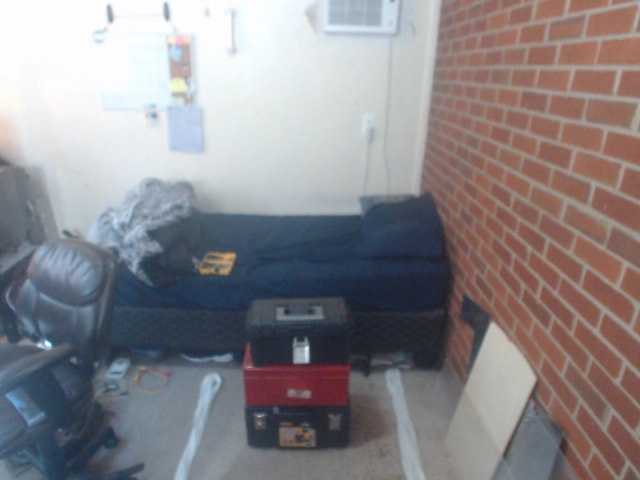
#> input picture src/igvc_navigation/mapping/lane_laser_scan/Scripts/saves/frame0001_home.jpg, 640 x 480 px
$ python pipeline_test.py   (older library calls are emulated)
#> lines starting #> are read from the running program, lines starting #| are printed output that depends on the picture; after the words box and inside, x2 and y2 are one past the last pixel; in counts of white or black regions, pixels touching at a corner belong together
### src/igvc_navigation/mapping/lane_laser_scan/Scripts/combined_thresh.py
#!/usr/bin/env python3
import numpy as np
import cv2
import matplotlib.pyplot as plt
import matplotlib.image as mpimg
import pickle
import os


def abs_sobel_thresh(img, orient='x', thresh_min=10, thresh_max=100):

    # Takes an image, gradient orientation, and threshold min/max values

    # Convert to grayscale
    gray = cv2.cvtColor(img, cv2.COLOR_RGB2GRAY)
    # Apply x or y gradient with the OpenCV Sobel() function
    # and take the absolute value
    if orient == 'x':
        abs_sobel = np.absolute(cv2.Sobel(gray, cv2.CV_64F, 1, 0))
    if orient == 'y':
        abs_sobel = np.absolute(cv2.Sobel(gray, cv2.CV_64F, 0, 1))
    # Rescale back to 8 bit integer
    scaled_sobel = np.uint8(255*abs_sobel/np.max(abs_sobel))
    # Create a copy and apply the threshold
    binary_output = np.zeros_like(scaled_sobel)
    # Here I'm using inclusive (>=, <=) thresholds, but exclusive is ok too
    binary_output[(scaled_sobel >= thresh_min) &
                  (scaled_sobel <= thresh_max)] = 1

    # Return the result
    return binary_output


def mag_thresh(img, sobel_kernel=3, mag_thresh=(30, 100)):

    # Return the magnitude of the gradient
    # for a given sobel kernel size and threshold values

    # Convert to grayscale
    gray = cv2.cvtColor(img, cv2.COLOR_RGB2GRAY)
    # Take both Sobel x and y gradients
    sobelx = cv2.Sobel(gray, cv2.CV_64F, 1, 0, ksize=sobel_kernel)
    sobely = cv2.Sobel(gray, cv2.CV_64F, 0, 1, ksize=sobel_kernel)
    # Calculate the gradient magnitude
    gradmag = np.sqrt(sobelx**2 + sobely**2)
    # Rescale to 8 bit
    scale_factor = np.max(gradmag)/255
    gradmag = (gradmag/scale_factor).astype(np.uint8)
    # Create a binary image of ones where threshold is met, zeros otherwise
    binary_output = np.zeros_like(gradmag)
    binary_output[(gradmag >= mag_thresh[0]) & (gradmag <= mag_thresh[1])] = 1

    # Return the binary image
    return binary_output


def dir_threshold(img, sobel_kernel=3, thresh=(0, np.pi)):

    # Return the direction of the gradient
    # for a given sobel kernel size and threshold values

    # Convert to grayscale
    gray = cv2.cvtColor(img, cv2.COLOR_RGB2GRAY)
    # Calculate the x and y gradients
    sobelx = cv2.Sobel(gray, cv2.CV_64F, 1, 0, ksize=sobel_kernel)
    sobely = cv2.Sobel(gray, cv2.CV_64F, 0, 1, ksize=sobel_kernel)
    # Take the absolute value of the gradient direction,
    # apply a threshold, and create a binary image result
    #absgraddir = np.arctan2(np.absolute(sobely), np.absolute(sobelx))
    absgraddir = np.arctan2((sobely), (sobelx))
    # print(absgraddir)
    binary_output = np.zeros_like(absgraddir)
    binary_output[(absgraddir >= -0.8) & (absgraddir <= 0.8)] = 1
    ret, binary_output = cv2.threshold(
        absgraddir, -0.8, 0.8, cv2.THRESH_BINARY)
    binary_output = binary_output.astype(np.uint8)
    # Return the binary image
    return binary_output


# [8 lines left out: function hls_thresh, not called in this run]


def hls_thresh2(img):
    # Using inRange() to threshold both white and yellow separately.
    hls = cv2.cvtColor(img, cv2.COLOR_RGB2HLS)
    # H (OpenCV: [0 ... 180])
    # L (OpenCV: [0 ... 255])
    # S (OpenCV: [0 ... 255])
    # For Nnamdi's Bedroom
    white_lower = np.array(
        [np.round(0 / 2), np.round(0.6 * 255), np.round(0.0 * 255)])
    white_upper = np.array([np.round(
        360 / 2), np.round(1.00 * 255), np.round(0.4 * 255)])  # For Nnamdi's Bedroom
    # white_lower = np.array([np.round(  0 / 2), np.round(0.7 * 255), np.round(0.0* 255)])
    # white_upper = np.array([np.round(360 / 2), np.round(1.00 * 255), np.round(0.2 * 255)])
    white_mask = cv2.inRange(hls, white_lower, white_upper)

    return white_mask


# [12 lines left out: function hls_thresh_red, not called in this run]


def combined_thresh(img):  # WORKING for white gauges

    abs_bin = abs_sobel_thresh(img, orient='x', thresh_min=50, thresh_max=255)
    mag_bin = mag_thresh(img, sobel_kernel=3, mag_thresh=(50, 255))
    dir_bin = dir_threshold(img, sobel_kernel=15, thresh=(0.7, 1.3))
    hls_bin = hls_thresh2(img)
    kernel = np.ones((5, 5), np.uint8)
    mag_bin = cv2.dilate(mag_bin, kernel, iterations=1)
    combined = np.zeros_like(dir_bin)
    #combined[(abs_bin == 1 | ((mag_bin == 1) & (dir_bin == 1) )) & hls_bin == 1] = 1
    combined[(abs_bin == 1 | ((mag_bin == 1)))
             & hls_bin == 1] = 1

    #combined = cv2.bitwise_and(mag_bin,mag_bin, mask = hls_bin)
    return combined, abs_bin, mag_bin, dir_bin, hls_bin  # DEBUG datatype

# [10 lines of commented-out code are left out]


# [51 lines that do not run on import are left out]

    # [27 lines of commented-out code are left out]

### src/igvc_navigation/mapping/lane_laser_scan/Scripts/perspective_transform.py
#!/usr/bin/env python3
import numpy as np
import cv2
import matplotlib.pyplot as plt
import matplotlib.image as mpimg
import pickle
from combined_thresh import combined_thresh

import os


def perspective_transform(img):
	"""
	Execute perspective transform
	"""

	img_size = (img.shape[1], img.shape[0])
	# src = np.float32(
	# 	[[115, 171], #60 -- Works for wide lane
	# 	 [525, 177],
	# 	 [0, 315], #20
	# 	 [640, 315]])
	src = np.float32(
		[[190, 210], #60 -- First time with ribbons Sep 8
		 [620-190, 210],
		 [0, 480], #20
		 [620, 480]])
	# src = np.float32(
	# 	[[190, 210], #60 -- Nnamdi's bedroom
	# 	 [620-190, 210],
	# 	 [0, 480], #20
	# 	 [620, 480]])

	dst = np.float32(
		 [[0, 0],
		 [img.shape[1], 0],
		 [0, img.shape[0]],
		 [img.shape[1], img.shape[0]]])

	m = cv2.getPerspectiveTransform(src, dst)
	m_inv = cv2.getPerspectiveTransform(dst, src)

	warped = cv2.warpPerspective(img, m, img_size, flags=cv2.INTER_LINEAR)
	unwarped = cv2.warpPerspective(warped, m_inv, (warped.shape[1], warped.shape[0]), flags=cv2.INTER_LINEAR)  # DEBUG

	return warped, unwarped, m, m_inv


# [42 lines that do not run on import are left out]

### src/igvc_navigation/mapping/lane_laser_scan/Scripts/line_fit.py
import numpy as np
import cv2
import matplotlib.pyplot as plt
import matplotlib.image as mpimg
import pickle
from combined_thresh import combined_thresh
from perspective_transform import perspective_transform

xRes = 1024
yRes = 768

def line_fit(binary_warped, viz=None):
	"""
	Find and fit lane lines
	"""
	# Assuming you have created a warped binary image called "binary_warped"
	# Take a histogram of the bottom half of the image
	histogram = np.sum(binary_warped[binary_warped.shape[0]//2:, :], axis=0)
	#histogram = np.sum(binary_warped, axis=0)
	# Create an output image to draw on and visualize the result
	out_img = (np.dstack((binary_warped, binary_warped, binary_warped))*255).astype('uint8')
	# Find the peak of the left and right halves of the histogram
	# These will be the starting point for the left and right lines
	midpoint = np.int(histogram.shape[0]/2)
	leftx_base = np.argmax(histogram[20:midpoint]) + 20
	rightx_base = np.argmax(histogram[midpoint:]) + midpoint

	# Choose the number of sliding windows
	nwindows = 9
	# Set height of windows
	window_height = np.int(binary_warped.shape[0]/nwindows)
	# Identify the x and y positions of all nonzero pixels in the image
	nonzero = binary_warped.nonzero()
	nonzeroy = np.array(nonzero[0])
	nonzerox = np.array(nonzero[1])
	# Current positions to be updated for each window
	leftx_current = leftx_base
	rightx_current = rightx_base
	# Set the width of the windows +/- margin
	margin = 100
	# Set minimum number of pixels found to recenter window
	minpix = 50
	# Create empty lists to receive left and right lane pixel indices
	left_lane_inds = []
	right_lane_inds = []

	# Step through the windows one by one
	for window in range(nwindows):
		# Identify window boundaries/corners in x and y (and right and left)
		win_y_low = binary_warped.shape[0] - (window+1)*window_height
		win_y_high = binary_warped.shape[0] - window*window_height
		win_xleft_low = leftx_current - margin
		win_xleft_high = leftx_current + margin
		win_xright_low = rightx_current - margin
		win_xright_high = rightx_current + margin
		# Draw the windows on the visualization image
		cv2.rectangle(out_img,(win_xleft_low,win_y_low),(win_xleft_high,win_y_high),(0,255,0), 2)
		cv2.rectangle(out_img,(win_xright_low,win_y_low),(win_xright_high,win_y_high),(0,255,0), 2)
		# Identify the nonzero pixels in x and y within the window
		good_left_inds = ((nonzeroy >= win_y_low) & (nonzeroy < win_y_high) & (nonzerox >= win_xleft_low) & (nonzerox < win_xleft_high)).nonzero()[0]
		good_right_inds = ((nonzeroy >= win_y_low) & (nonzeroy < win_y_high) & (nonzerox >= win_xright_low) & (nonzerox < win_xright_high)).nonzero()[0]
		# Append these indices to the lists
		left_lane_inds.append(good_left_inds)
		right_lane_inds.append(good_right_inds)
		# If you found > minpix pixels, recenter next window on their mean position
		if len(good_left_inds) > minpix:
			leftx_current = np.int(np.mean(nonzerox[good_left_inds]))
		if len(good_right_inds) > minpix:
			rightx_current = np.int(np.mean(nonzerox[good_right_inds]))

	# Concatenate the arrays of indices
	left_lane_inds = np.concatenate(left_lane_inds)
	right_lane_inds = np.concatenate(right_lane_inds)

	# Extract left and right line pixel positions
	leftx = nonzerox[left_lane_inds]
	lefty = nonzeroy[left_lane_inds]
	rightx = nonzerox[right_lane_inds]
	righty = nonzeroy[right_lane_inds]

	# Fit a second order polynomial to each
	left_fit = np.polyfit(lefty, leftx, 2)
	right_fit = np.polyfit(righty, rightx, 2)
	if viz==1:
		plt.imshow(out_img)
		plt.figure()
		plt.plot(histogram)
		plt.figure()

	# Return a dict of relevant variables
	ret = {}
	ret['left_fit'] = left_fit
	ret['right_fit'] = right_fit
	ret['nonzerox'] = nonzerox
	ret['nonzeroy'] = nonzeroy
	ret['out_img'] = out_img
	ret['left_lane_inds'] = left_lane_inds
	ret['right_lane_inds'] = right_lane_inds

	return ret


# [75 lines left out: functions tune_fit, viz1, not called in this run]


def viz2(binary_warped, ret, save_file=None):
	"""
	Visualize the predicted lane lines with margin, on binary warped image
	save_file is a string representing where to save the image (if None, then just display)
	"""
	# Grab variables from ret dictionary
	left_fit = ret['left_fit']
	right_fit = ret['right_fit']
	nonzerox = ret['nonzerox']
	nonzeroy = ret['nonzeroy']
	left_lane_inds = ret['left_lane_inds']
	right_lane_inds = ret['right_lane_inds']

	# Create an image to draw on and an image to show the selection window
	out_img = (np.dstack((binary_warped, binary_warped, binary_warped))*255).astype('uint8')
	window_img = np.zeros_like(out_img)
	# Color in left and right line pixels
	out_img[nonzeroy[left_lane_inds], nonzerox[left_lane_inds]] = [255, 0, 0]
	out_img[nonzeroy[right_lane_inds], nonzerox[right_lane_inds]] = [0, 0, 255]

	# Generate x and y values for plotting
	ploty = np.linspace(0, binary_warped.shape[0]-1, binary_warped.shape[0])
	left_fitx = left_fit[0]*ploty**2 + left_fit[1]*ploty + left_fit[2]
	right_fitx = right_fit[0]*ploty**2 + right_fit[1]*ploty + right_fit[2]

	# Generate a polygon to illustrate the search window area
	# And recast the x and y points into usable format for cv2.fillPoly()
	margin = 100  # NOTE: Keep this in sync with *_fit()
	left_line_window1 = np.array([np.transpose(np.vstack([left_fitx-margin, ploty]))])
	left_line_window2 = np.array([np.flipud(np.transpose(np.vstack([left_fitx+margin, ploty])))])
	left_line_pts = np.hstack((left_line_window1, left_line_window2))
	right_line_window1 = np.array([np.transpose(np.vstack([right_fitx-margin, ploty]))])
	right_line_window2 = np.array([np.flipud(np.transpose(np.vstack([right_fitx+margin, ploty])))])
	right_line_pts = np.hstack((right_line_window1, right_line_window2))

	# Draw the lane onto the warped blank image
	cv2.fillPoly(window_img, np.int_([left_line_pts]), (0,255, 0))
	cv2.fillPoly(window_img, np.int_([right_line_pts]), (0,255, 0))
	result = cv2.addWeighted(out_img, 1, window_img, 0.3, 0)
	plt.imshow(result)
	plt.plot(left_fitx, ploty, color='yellow')
	plt.plot(right_fitx, ploty, color='yellow')
	plt.xlim(0, xRes)
	plt.ylim(yRes, 0)
	if save_file is None:
		plt.show()
	else:
		#plt.savefig(save_file)
		pass
	plt.gcf().clear()

	return result


def calc_curve(left_lane_inds, right_lane_inds, nonzerox, nonzeroy):
	"""
	Calculate radius of curvature in meters
	"""
	y_eval = yRes-1  # 720p video/image, so last (lowest on screen) y index is 719

	# Define conversions in x and y from pixels space to meters
	xm_per_pix = 3.7/680
	ym_per_pix = 3.08/440

	# Extract left and right line pixel positions
	leftx = nonzerox[left_lane_inds]
	lefty = nonzeroy[left_lane_inds]
	rightx = nonzerox[right_lane_inds]
	righty = nonzeroy[right_lane_inds]

	# Fit new polynomials to x,y in world space
	left_fit_cr = np.polyfit(lefty*ym_per_pix, leftx*xm_per_pix, 2)
	right_fit_cr = np.polyfit(righty*ym_per_pix, rightx*xm_per_pix, 2)
	# Calculate the new radii of curvature
	left_curverad = ((1 + (2*left_fit_cr[0]*y_eval*ym_per_pix + left_fit_cr[1])**2)**1.5) / np.absolute(2*left_fit_cr[0])
	right_curverad = ((1 + (2*right_fit_cr[0]*y_eval*ym_per_pix + right_fit_cr[1])**2)**1.5) / np.absolute(2*right_fit_cr[0])
	# Now our radius of curvature is in meters

	return left_curverad, right_curverad


# [15 lines left out: function calc_vehicle_offset, not called in this run]


def final_viz(undist, left_fit, right_fit, m_inv, left_curve, right_curve, vehicle_offset):
	"""
	Final lane line prediction visualized and overlayed on top of original image
	"""
	# Generate x and y values for plotting
	ploty = np.linspace(0, undist.shape[0]-1, undist.shape[0])
	left_fitx = left_fit[0]*ploty**2 + left_fit[1]*ploty + left_fit[2]
	right_fitx = right_fit[0]*ploty**2 + right_fit[1]*ploty + right_fit[2]
	# Create an image to draw the lines on
	#warp_zero = np.zeros_like(warped).astype(np.uint8)
	#color_warp = np.dstack((warp_zero, warp_zero, warp_zero))
	color_warp = np.zeros((yRes, xRes, 3), dtype='uint8')  # NOTE: Hard-coded image dimensions

	# Recast the x and y points into usable format for cv2.fillPoly()
	pts_left = np.array([np.transpose(np.vstack([left_fitx, ploty]))])
	pts_right = np.array([np.flipud(np.transpose(np.vstack([right_fitx, ploty])))])
	pts = np.hstack((pts_left, pts_right))

	# Draw the lane onto the warped blank image
	cv2.fillPoly(color_warp, np.int_([pts]), (0,255, 0))
	# Warp the blank back to original image space using inverse perspective matrix (Minv)
	newwarp = cv2.warpPerspective(color_warp, m_inv, (undist.shape[1], undist.shape[0]))
	#print(newwarp.shape)
	#print(undist.dtype)
	#print(newwarp.dtype)
	# Combine the result with the original image
	result = cv2.addWeighted(undist, 1, newwarp, 0.3, 0)

	# Annotate lane curvature values and vehicle offset from center
	avg_curve = (left_curve + right_curve)/2
	label_str = 'Radius of curvature: %.3f m' % avg_curve
	result = cv2.putText(result, label_str, (30,40), 0, 0.7, (0,0,0), 2, cv2.LINE_AA)

	label_str = 'Vehicle offset from lane center: %.3f m' % vehicle_offset
	result = cv2.putText(result, label_str, (30,70), 0, 0.7, (0,0,0), 2, cv2.LINE_AA)

	label_str = 'Right lane radius:' + format(right_curve, ".2f") + 'm Left:' + format(left_curve, ".2f")
	#result = cv2.putText(result, label_str, (30, 100), 0, 1, (0, 0, 0), fontFace=cv2.FONT_HERSHEY_SIMPLEX, fontScale=1, thickness=1)
	result = cv2.putText(result, label_str, (30, 100), cv2.FONT_HERSHEY_SIMPLEX, 0.7, (0, 0, 0), 2, cv2.LINE_AA)


	return result

### src/igvc_navigation/mapping/lane_laser_scan/Scripts/pipeline_test.py
#!/usr/bin/env python3
from cv2 import cv2
import matplotlib.pyplot as plt
import matplotlib.image as mpimg
import pickle
import os
from combined_thresh import combined_thresh
from perspective_transform import perspective_transform
from line_fit import line_fit, viz2, calc_curve, final_viz
import numpy as np
import os

with open(os.path.dirname(os.path.abspath(__file__))+'/calibrate_camera.p', 'rb') as f:
#> (reads src/igvc_navigation/mapping/lane_laser_scan/Scripts/calibrate_camera.p from the repository)
	save_dict = pickle.load(f)
mtx = save_dict['mtx']
dist = save_dict['dist']

#image_files = os.listdir(os.path.dirname(os.path.abspath(__file__))+"/saves/" )
#image_files=['2019-12-19-153614.jpg']
image_files=['frame0001_home.jpg']
for image_file in image_files:
	out_image_file = image_file.split('.')[0] + '.png'  # write to png format
	image_file=(os.path.dirname(os.path.abspath(__file__))+'/saves/' + image_file)

	img = mpimg.imread(image_file)
#> img is the input picture: shape (480, 640, 3); mean R, G, B 138.5, 134.7, 138.3
	if img.dtype == 'float32':
		img = np.array(img)*255
		img = np.uint8(img)
	img = cv2.blur(img, (5,5))
	#img = cv2.undistort(img, mtx, dist, None, mtx)
	img2, abs_bin, mag_bin, dir_bin, hls_bin= combined_thresh(img)
#> in combined_thresh, `abs_bin = abs_sobel_thresh(img, orient='x', thresh_min=50, thresh_max=..`:
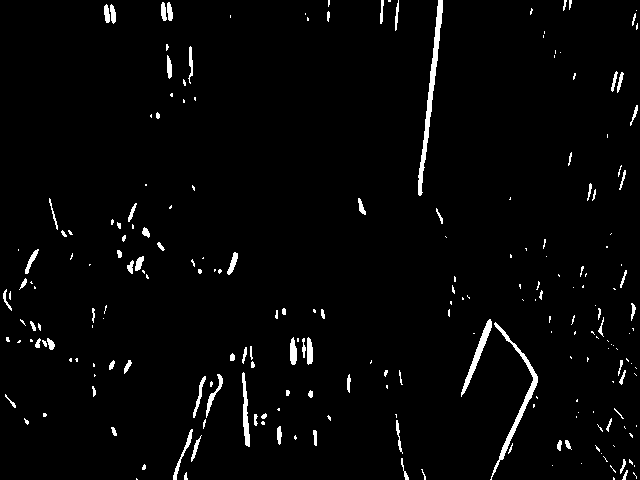
#> abs_bin: shape (480, 640); values 0 (black) and 1 (white), 2.6% white; 227 white regions (138 under 20 px), largest, box (x1, y1, x2, y2) and area: (418, 0, 443, 196) 970, (490, 322, 538, 480) 750, (461, 319, 492, 397) 441
#> in mag_thresh, `sobelx = cv2.Sobel(gray, cv2.CV_64F, 1, 0, ksize=sobel_kernel)`:
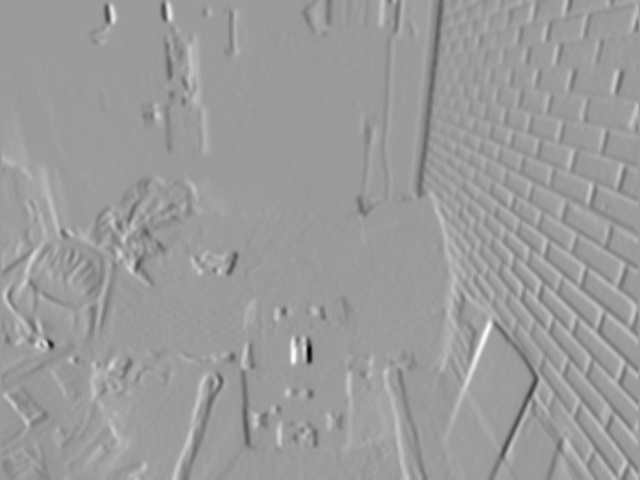
#> sobelx: shape (480, 640) float64; min -281, max 179, mean -0.3; drawn with min black and max white
#> in mag_thresh, `sobely = cv2.Sobel(gray, cv2.CV_64F, 0, 1, ksize=sobel_kernel)`:
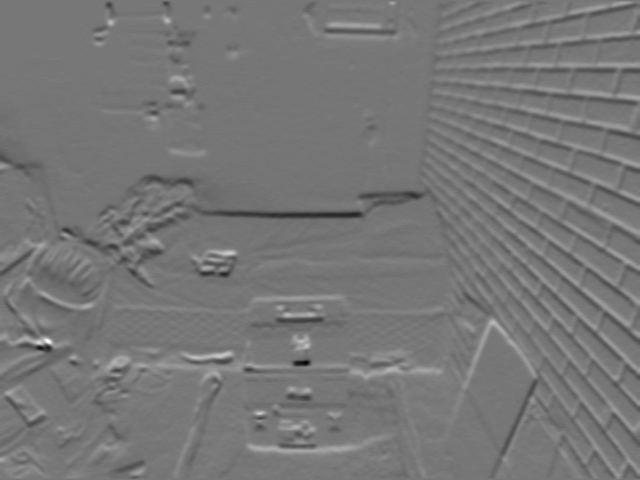
#> sobely: shape (480, 640) float64; min -207, max 233, mean -1.5; drawn with min black and max white
#> in mag_thresh, `gradmag = np.sqrt(sobelx**2 + sobely**2)`:
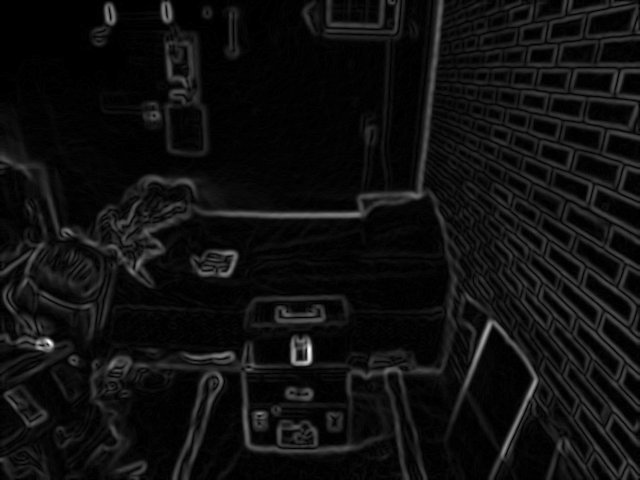
#> gradmag: shape (480, 640) float64; min 0, max 286, mean 17.9; drawn with min black and max white
#> in mag_thresh, `scale_factor = np.max(gradmag)/255`: scale_factor = 1.12
#> in dir_threshold, `absgraddir = np.arctan2((sobely), (sobelx))`:
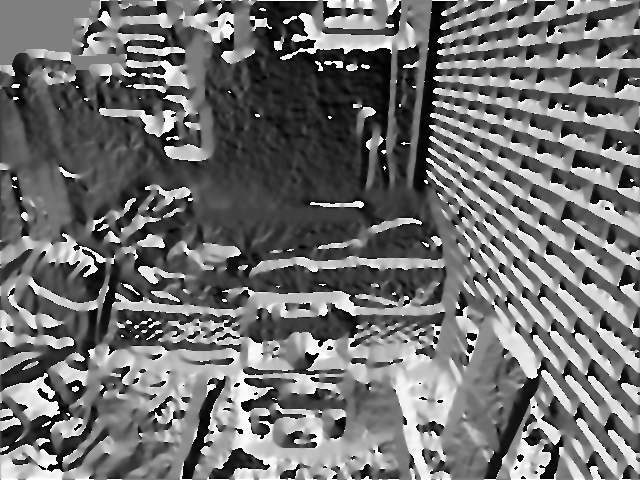
#> absgraddir: shape (480, 640) float64; min -3.14, max 3.14, mean -0.357; drawn with min black and max white
#> in dir_threshold, `ret, binary_output = cv2.threshold( absgraddir, -0.8, 0.8, cv2.THRESH_..`:
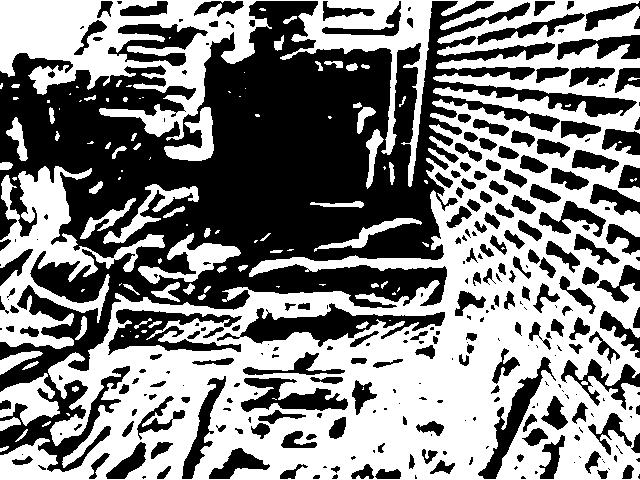
#> binary_output: shape (480, 640) float64; values 0 (black) and 0.8 (white), 51.5% white; 290 black regions (112 under 20 px), largest, box (x1, y1, x2, y2) and area: (0, 1, 637, 472) 99673, (217, 303, 445, 347) 3615, (108, 309, 242, 355) 2763
#> in dir_threshold, `ret, binary_output = cv2.threshold( absgraddir, -0.8, 0.8, cv2.THRESH_..`: ret = -0.8
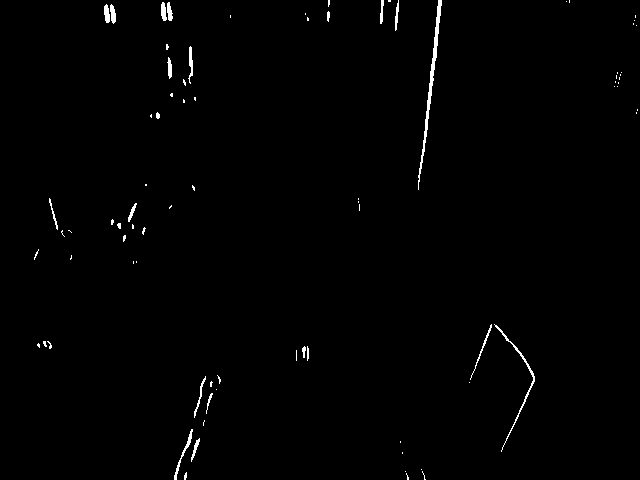
#> img2: shape (480, 640); values 0 (black) and 1 (white), 0.83% white; 82 white regions (61 under 20 px), largest, box (x1, y1, x2, y2) and area: (418, 0, 442, 190) 589, (494, 324, 535, 452) 270, (174, 429, 193, 480) 138
	#img, _, img2 = combined_thresh_canny(img)
	img3, binary_unwarped, m, m_inv = perspective_transform(img2)
#> (the rest of the program and of its run is left out)
